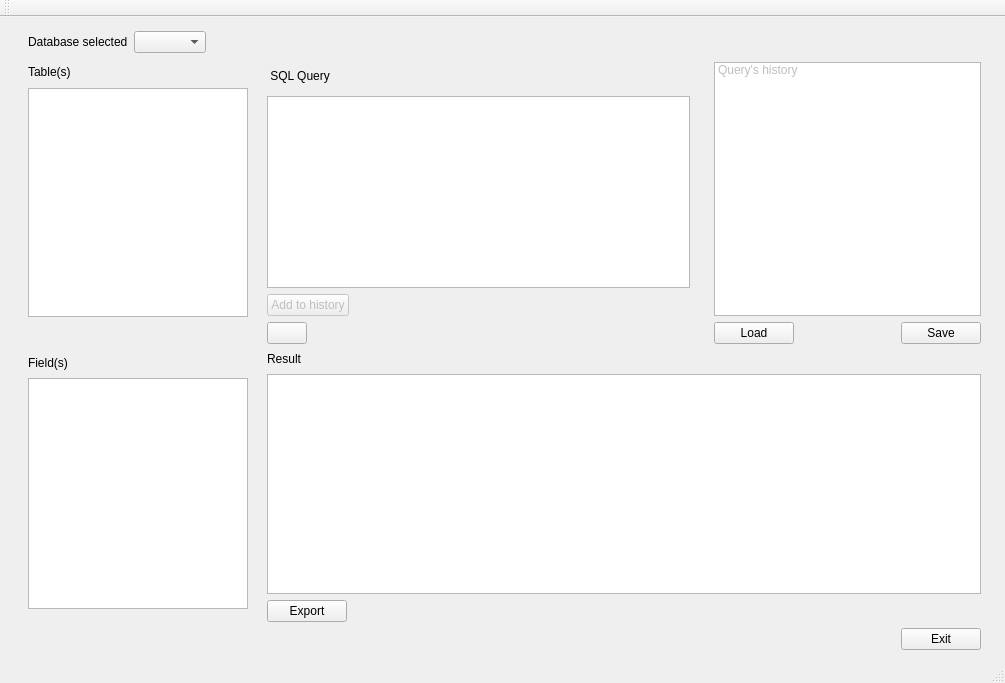
<?xml version="1.0" encoding="UTF-8"?>
<ui version="4.0">
 <class>MainWindow</class>
 <widget class="QMainWindow" name="MainWindow">
  <property name="geometry">
   <rect>
    <x>0</x>
    <y>0</y>
    <width>1005</width>
    <height>683</height>
   </rect>
  </property>
  <property name="windowTitle">
   <string>Administration of databases</string>
  </property>
  <widget class="QWidget" name="centralWidget">
   <layout class="QVBoxLayout" name="verticalLayout_14">
    <item>
     <layout class="QHBoxLayout" name="horizontalLayout_17">
      <item>
       <layout class="QHBoxLayout" name="horizontalLayout_16">
        <item>
         <spacer name="verticalSpacer_4">
          <property name="orientation">
           <enum>Qt::Vertical</enum>
          </property>
          <property name="sizeHint" stdset="0">
           <size>
            <width>17</width>
            <height>628</height>
           </size>
          </property>
         </spacer>
        </item>
        <item>
         <layout class="QVBoxLayout" name="verticalLayout_13">
          <item>
           <layout class="QHBoxLayout" name="horizontalLayout_15">
            <item>
             <layout class="QVBoxLayout" name="verticalLayout">
              <item>
               <widget class="QLabel" name="labelDatabaseSelected">
                <property name="text">
                 <string>Database selected</string>
                </property>
               </widget>
              </item>
             </layout>
            </item>
            <item>
             <widget class="QComboBox" name="comboBoxBaseListe"/>
            </item>
            <item>
             <spacer name="horizontalSpacer_13">
              <property name="orientation">
               <enum>Qt::Horizontal</enum>
              </property>
              <property name="sizeHint" stdset="0">
               <size>
                <width>918</width>
                <height>28</height>
               </size>
              </property>
             </spacer>
            </item>
           </layout>
          </item>
          <item>
           <layout class="QVBoxLayout" name="verticalLayout_12">
            <item>
             <layout class="QHBoxLayout" name="horizontalLayout_13">
              <item>
               <layout class="QHBoxLayout" name="horizontalLayout_11">
                <item>
                 <layout class="QVBoxLayout" name="verticalLayout_11">
                  <item>
                   <layout class="QVBoxLayout" name="verticalLayout_10">
                    <item>
                     <layout class="QVBoxLayout" name="verticalLayout_4">
                      <item>
                       <layout class="QHBoxLayout" name="horizontalLayout">
                        <item>
                         <widget class="QLabel" name="labelTables">
                          <property name="text">
                           <string>Table(s)</string>
                          </property>
                         </widget>
                        </item>
                        <item>
                         <spacer name="horizontalSpacer_2">
                          <property name="orientation">
                           <enum>Qt::Horizontal</enum>
                          </property>
                          <property name="sizeHint" stdset="0">
                           <size>
                            <width>188</width>
                            <height>20</height>
                           </size>
                          </property>
                         </spacer>
                        </item>
                       </layout>
                      </item>
                      <item>
                       <widget class="QTableWidget" name="tableWidgetTableListe">
                        <property name="sizeIncrement">
                         <size>
                          <width>0</width>
                          <height>0</height>
                         </size>
                        </property>
                        <property name="columnCount">
                         <number>0</number>
                        </property>
                       </widget>
                      </item>
                     </layout>
                    </item>
                    <item>
                     <layout class="QVBoxLayout" name="verticalLayout_7">
                      <item>
                       <spacer name="horizontalSpacer">
                        <property name="orientation">
                         <enum>Qt::Horizontal</enum>
                        </property>
                        <property name="sizeHint" stdset="0">
                         <size>
                          <width>238</width>
                          <height>18</height>
                         </size>
                        </property>
                       </spacer>
                      </item>
                      <item>
                       <spacer name="horizontalSpacer_9">
                        <property name="orientation">
                         <enum>Qt::Horizontal</enum>
                        </property>
                        <property name="sizeHint" stdset="0">
                         <size>
                          <width>238</width>
                          <height>13</height>
                         </size>
                        </property>
                       </spacer>
                      </item>
                     </layout>
                    </item>
                    <item>
                     <layout class="QVBoxLayout" name="verticalLayout_2">
                      <item>
                       <layout class="QHBoxLayout" name="horizontalLayout_2">
                        <item>
                         <widget class="QLabel" name="labelColumns">
                          <property name="text">
                           <string>Field(s)</string>
                          </property>
                         </widget>
                        </item>
                        <item>
                         <spacer name="horizontalSpacer_3">
                          <property name="orientation">
                           <enum>Qt::Horizontal</enum>
                          </property>
                          <property name="sizeHint" stdset="0">
                           <size>
                            <width>178</width>
                            <height>18</height>
                           </size>
                          </property>
                         </spacer>
                        </item>
                       </layout>
                      </item>
                      <item>
                       <widget class="QTableWidget" name="tableWidgetChampListe">
                        <property name="enabled">
                         <bool>true</bool>
                        </property>
                        <property name="maximumSize">
                         <size>
                          <width>16777215</width>
                          <height>16777215</height>
                         </size>
                        </property>
                       </widget>
                      </item>
                     </layout>
                    </item>
                   </layout>
                  </item>
                  <item>
                   <spacer name="horizontalSpacer_11">
                    <property name="orientation">
                     <enum>Qt::Horizontal</enum>
                    </property>
                    <property name="sizeHint" stdset="0">
                     <size>
                      <width>208</width>
                      <height>13</height>
                     </size>
                    </property>
                   </spacer>
                  </item>
                 </layout>
                </item>
                <item>
                 <spacer name="verticalSpacer_5">
                  <property name="orientation">
                   <enum>Qt::Vertical</enum>
                  </property>
                  <property name="sizeHint" stdset="0">
                   <size>
                    <width>13</width>
                    <height>468</height>
                   </size>
                  </property>
                 </spacer>
                </item>
               </layout>
              </item>
              <item>
               <layout class="QVBoxLayout" name="verticalLayout_9">
                <item>
                 <layout class="QHBoxLayout" name="horizontalLayout_8">
                  <item>
                   <layout class="QVBoxLayout" name="verticalLayout_5">
                    <item>
                     <layout class="QHBoxLayout" name="horizontalLayout_6">
                      <item>
                       <widget class="QLabel" name="labelQuery">
                        <property name="text">
                         <string> SQL Query</string>
                        </property>
                       </widget>
                      </item>
                      <item>
                       <spacer name="horizontalSpacer_8">
                        <property name="orientation">
                         <enum>Qt::Horizontal</enum>
                        </property>
                        <property name="sizeHint" stdset="0">
                         <size>
                          <width>378</width>
                          <height>28</height>
                         </size>
                        </property>
                       </spacer>
                      </item>
                     </layout>
                    </item>
                    <item>
                     <widget class="QTextEdit" name="textEdit"/>
                    </item>
                    <item>
                     <layout class="QVBoxLayout" name="verticalLayout_8">
                      <item>
                       <layout class="QHBoxLayout" name="horizontalLayout_9">
                        <item>
                         <widget class="QPushButton" name="pushButtonAddToHistory">
                          <property name="enabled">
                           <bool>false</bool>
                          </property>
                          <property name="text">
                           <string>Add to history</string>
                          </property>
                         </widget>
                        </item>
                        <item>
                         <widget class="QLabel" name="labelFalseQuery">
                          <property name="text">
                           <string/>
                          </property>
                         </widget>
                        </item>
                        <item>
                         <spacer name="horizontalSpacer_4">
                          <property name="orientation">
                           <enum>Qt::Horizontal</enum>
                          </property>
                          <property name="sizeHint" stdset="0">
                           <size>
                            <width>98</width>
                            <height>13</height>
                           </size>
                          </property>
                         </spacer>
                        </item>
                       </layout>
                      </item>
                      <item>
                       <layout class="QHBoxLayout" name="horizontalLayout_7">
                        <item>
                         <widget class="QPushButton" name="colorButton">
                          <property name="enabled">
                           <bool>true</bool>
                          </property>
                          <property name="autoFillBackground">
                           <bool>false</bool>
                          </property>
                          <property name="styleSheet">
                           <string notr="true">color: qlineargradient(spread:pad, x1:0, y1:0, x2:1, y2:0, stop:0.977273 rgba(0, 202, 0, 255), stop:1 rgba(255, 255, 255, 255));</string>
                          </property>
                          <property name="text">
                           <string/>
                          </property>
                         </widget>
                        </item>
                        <item>
                         <spacer name="horizontalSpacer_5">
                          <property name="orientation">
                           <enum>Qt::Horizontal</enum>
                          </property>
                          <property name="sizeHint" stdset="0">
                           <size>
                            <width>398</width>
                            <height>17</height>
                           </size>
                          </property>
                         </spacer>
                        </item>
                       </layout>
                      </item>
                     </layout>
                    </item>
                   </layout>
                  </item>
                  <item>
                   <layout class="QHBoxLayout" name="horizontalLayout_3">
                    <item>
                     <spacer name="verticalSpacer">
                      <property name="orientation">
                       <enum>Qt::Vertical</enum>
                      </property>
                      <property name="sizeHint" stdset="0">
                       <size>
                        <width>18</width>
                        <height>228</height>
                       </size>
                      </property>
                     </spacer>
                    </item>
                    <item>
                     <layout class="QVBoxLayout" name="verticalLayout_3">
                      <item>
                       <widget class="QListWidget" name="listWidgetHistory">
                        <property name="alternatingRowColors">
                         <bool>false</bool>
                        </property>
                        <item>
                         <property name="text">
                          <string>Query's history</string>
                         </property>
                         <property name="flags">
                          <set>ItemIsSelectable|ItemIsDragEnabled|ItemIsTristate</set>
                         </property>
                        </item>
                       </widget>
                      </item>
                      <item>
                       <layout class="QHBoxLayout" name="horizontalLayout_4">
                        <item>
                         <widget class="QPushButton" name="pushButtonLoad">
                          <property name="text">
                           <string>Load</string>
                          </property>
                         </widget>
                        </item>
                        <item>
                         <spacer name="horizontalSpacer_6">
                          <property name="orientation">
                           <enum>Qt::Horizontal</enum>
                          </property>
                          <property name="sizeHint" stdset="0">
                           <size>
                            <width>118</width>
                            <height>13</height>
                           </size>
                          </property>
                         </spacer>
                        </item>
                        <item>
                         <widget class="QPushButton" name="pushButtonSave">
                          <property name="text">
                           <string>Save</string>
                          </property>
                         </widget>
                        </item>
                       </layout>
                      </item>
                     </layout>
                    </item>
                   </layout>
                  </item>
                 </layout>
                </item>
                <item>
                 <layout class="QVBoxLayout" name="verticalLayout_6">
                  <item>
                   <layout class="QHBoxLayout" name="horizontalLayout_5">
                    <item>
                     <widget class="QLabel" name="labelResult">
                      <property name="text">
                       <string>Result</string>
                      </property>
                     </widget>
                    </item>
                    <item>
                     <spacer name="horizontalSpacer_7">
                      <property name="orientation">
                       <enum>Qt::Horizontal</enum>
                      </property>
                      <property name="sizeHint" stdset="0">
                       <size>
                        <width>358</width>
                        <height>18</height>
                       </size>
                      </property>
                     </spacer>
                    </item>
                   </layout>
                  </item>
                  <item>
                   <widget class="QTableWidget" name="tableWidgetResultat"/>
                  </item>
                  <item>
                   <layout class="QHBoxLayout" name="horizontalLayout_10">
                    <item>
                     <widget class="QPushButton" name="pushButtonExport">
                      <property name="text">
                       <string>Export</string>
                      </property>
                     </widget>
                    </item>
                    <item>
                     <spacer name="horizontalSpacer_10">
                      <property name="orientation">
                       <enum>Qt::Horizontal</enum>
                      </property>
                      <property name="sizeHint" stdset="0">
                       <size>
                        <width>668</width>
                        <height>13</height>
                       </size>
                      </property>
                     </spacer>
                    </item>
                   </layout>
                  </item>
                 </layout>
                </item>
               </layout>
              </item>
             </layout>
            </item>
            <item>
             <layout class="QHBoxLayout" name="horizontalLayout_14">
              <item>
               <spacer name="horizontalSpacer_12">
                <property name="orientation">
                 <enum>Qt::Horizontal</enum>
                </property>
                <property name="sizeHint" stdset="0">
                 <size>
                  <width>948</width>
                  <height>13</height>
                 </size>
                </property>
               </spacer>
              </item>
              <item>
               <widget class="QPushButton" name="pushButtonExit">
                <property name="text">
                 <string>Exit</string>
                </property>
               </widget>
              </item>
             </layout>
            </item>
           </layout>
          </item>
         </layout>
        </item>
       </layout>
      </item>
      <item>
       <spacer name="verticalSpacer_6">
        <property name="orientation">
         <enum>Qt::Vertical</enum>
        </property>
        <property name="sizeHint" stdset="0">
         <size>
          <width>13</width>
          <height>608</height>
         </size>
        </property>
       </spacer>
      </item>
     </layout>
    </item>
    <item>
     <layout class="QHBoxLayout" name="horizontalLayout_12"/>
    </item>
   </layout>
   <zorder></zorder>
  </widget>
  <widget class="QMenuBar" name="menuBar">
   <property name="geometry">
    <rect>
     <x>0</x>
     <y>0</y>
     <width>1005</width>
     <height>29</height>
    </rect>
   </property>
  </widget>
  <widget class="QToolBar" name="mainToolBar">
   <attribute name="toolBarArea">
    <enum>TopToolBarArea</enum>
   </attribute>
   <attribute name="toolBarBreak">
    <bool>false</bool>
   </attribute>
  </widget>
  <widget class="QStatusBar" name="statusBar"/>
 </widget>
 <layoutdefault spacing="6" margin="11"/>
 <resources/>
 <connections/>
</ui>
